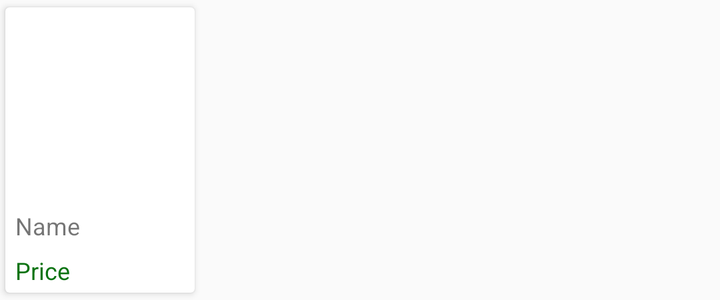
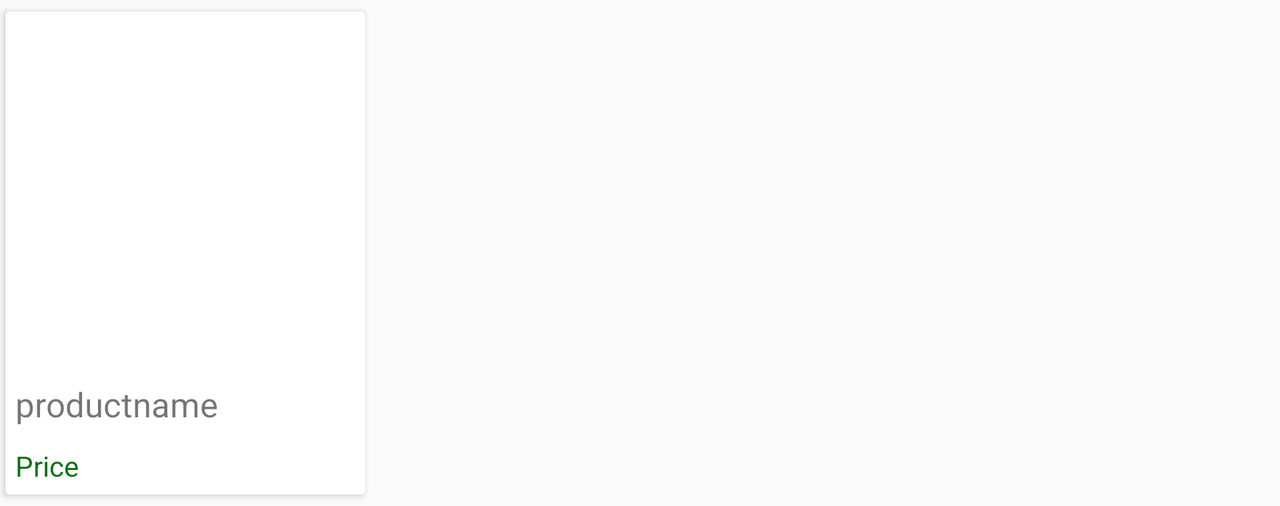

The same Android screen from two of the app's own layout files: first res/layout/ as a phone draws it, then the repository's variant for another configuration, drawn on a device whose configuration selects that folder. Both files follow.
<!-- AndroidManifest.xml: application theme AppTheme -->
<!-- res/layout/product_layout.xml -->
<?xml version="1.0" encoding="utf-8"?>
<android.support.v7.widget.CardView
    xmlns:android="http://schemas.android.com/apk/res/android"
    xmlns:app="http://schemas.android.com/apk/res-auto"
    android:layout_width="100dp"
    android:layout_height="150dp"
    app:cardCornerRadius="2dp"
    app:cardUseCompatPadding="true"
    app:cardPreventCornerOverlap="true"
    app:cardElevation="2dp"
    android:id="@+id/productcard"
    android:background="?attr/selectableItemBackgroundBorderless"
    >

    <RelativeLayout
        android:layout_width="wrap_content"
        android:layout_height="wrap_content"
        android:paddingTop="5dp"
        android:paddingBottom="5dp"
        android:paddingStart="5dp"
        android:paddingEnd="5dp"
        android:background="?attr/selectableItemBackgroundBorderless"
        >
        <TextView
            android:layout_width="match_parent"
            android:layout_height="wrap_content"
            android:text="Name"
            android:maxLines="1"
            android:ellipsize="marquee"
            android:id="@+id/productname"
            android:textSize="12sp"
            android:layout_marginTop="6dp"
            android:layout_marginBottom="6dp"
            android:layout_below="@+id/productimage"
            />
        <TextView
            android:layout_width="match_parent"
            android:layout_height="wrap_content"
            android:text="Price"
            android:textSize="12sp"
            android:id="@+id/price"
            android:layout_below="@+id/productname"
            android:textColor="#0A7311" />
        <ImageView
            android:id="@+id/productimage"
            android:layout_width="100dp"
            android:layout_height="90dp"
            android:layout_alignParentStart="true"
            android:layout_alignParentTop="true"
            android:scaleType="fitXY"
            android:transitionName="productimage"
            android:src="@mipmap/ic_launcher" />

    </RelativeLayout>
</android.support.v7.widget.CardView>
<!-- resources referenced by this layout -->
<resources>
  <style name="AppTheme" parent="Theme.AppCompat.Light.NoActionBar">
          
          <item name="colorPrimary">@color/colorPrimary</item>
          <item name="colorPrimaryDark">@color/colorPrimaryDark</item>
          <item name="colorAccent">@color/colorAccent</item>
      </style>
  <color name="colorPrimary">#795548</color>
  <color name="colorPrimaryDark">#6D4C41</color>
  <color name="colorAccent">#FF4081</color>
</resources>
<!-- res/layout-land/product_layout.xml (the repository's variant of the layout above) -->
<!-- drawn on the phone turned sideways -->
<?xml version="1.0" encoding="utf-8"?>
<RelativeLayout xmlns:android="http://schemas.android.com/apk/res/android"
    android:layout_width="wrap_content" android:layout_height="wrap_content">
    <android.support.v7.widget.CardView xmlns:android="http://schemas.android.com/apk/res/android"
        xmlns:app="http://schemas.android.com/apk/res-auto"
        android:orientation="vertical"
        android:layout_width="wrap_content"
        android:layout_height="wrap_content"
        app:cardElevation="2dp"
        android:layout_marginBottom="2dp"
        android:layout_marginTop="2dp"
        app:cardUseCompatPadding="true"
        android:id="@+id/productcard"
        >
        <RelativeLayout
            android:layout_width="match_parent"
            android:layout_height="wrap_content"
            android:background="?attr/selectableItemBackgroundBorderless"
            >
            <ImageView
                android:id="@+id/productimage"
                android:layout_width="180dp"
                android:layout_height="180dp"
                android:src="@mipmap/ic_launcher"
                android:padding="5dp"
                android:transitionName="productimage"
                android:scaleType="fitXY"
                />
            <TextView
                android:id="@+id/productname"
                android:layout_width="wrap_content"
                android:layout_height="wrap_content"
                android:layout_below="@+id/productimage"
                android:padding="5dp"
                android:text="productname"
                android:textSize="17sp"
                />
            <TextView
                android:layout_width="wrap_content"
                android:layout_height="wrap_content"
                android:id="@+id/price"
                android:layout_below="@+id/productname"
                android:textColor="#0A7311"
                android:padding="5dp"
                android:textAppearance="?android:attr/textAppearanceSmall"
                android:text="Price"
                />
        </RelativeLayout>


    </android.support.v7.widget.CardView>
</RelativeLayout>
